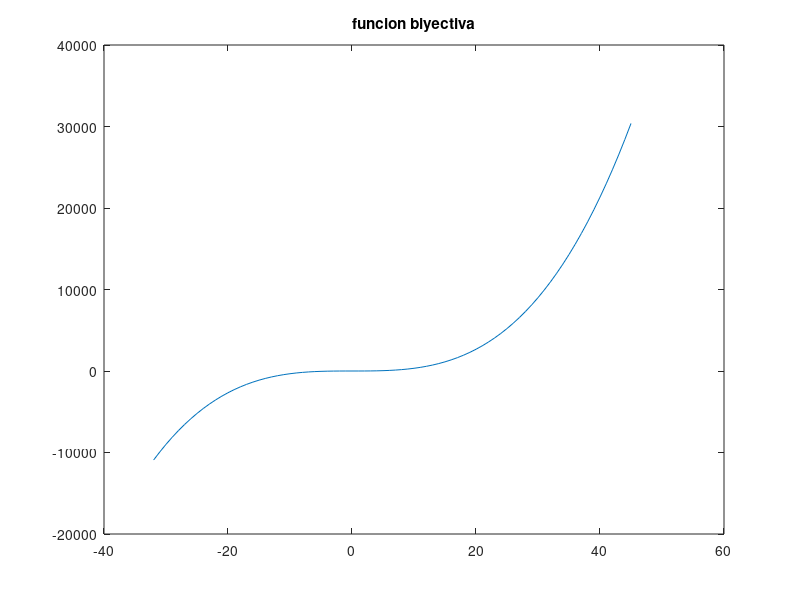

This figure's MATLAB source:
% Title: "Funcion Inyectiva, Sobreyectiva, Biyectiva " 
% Autor: Atzimba Joice Martinez Huitron 
% Date:  20211116
x=-32:1:45;
y=((x.^3).^1/3);
plot (x,y)
title(['funcion biyectiva'])